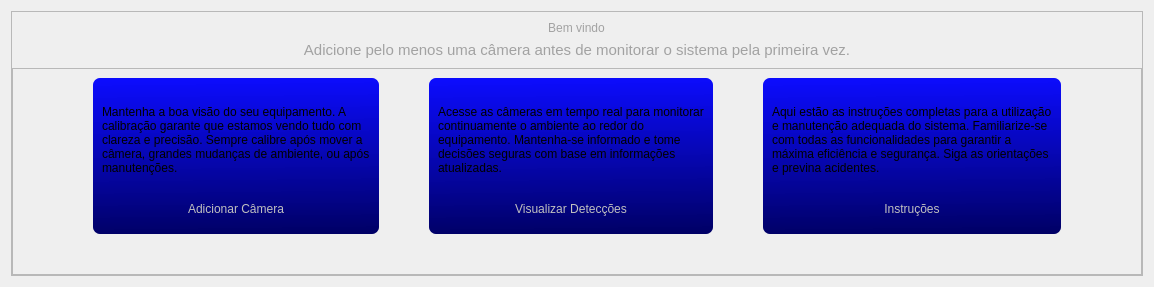
                     <widget class="QWidget" name="home">
                      <property name="styleSheet">
                       <string notr="true"/>
                      </property>
                      <layout class="QVBoxLayout" name="verticalLayout_34">
                       <item>
                        <widget class="QFrame" name="frame">
                         <property name="frameShape">
                          <enum>QFrame::StyledPanel</enum>
                         </property>
                         <property name="frameShadow">
                          <enum>QFrame::Raised</enum>
                         </property>
                         <layout class="QVBoxLayout" name="verticalLayout_24">
                          <property name="spacing">
                           <number>0</number>
                          </property>
                          <property name="leftMargin">
                           <number>0</number>
                          </property>
                          <property name="topMargin">
                           <number>0</number>
                          </property>
                          <property name="rightMargin">
                           <number>0</number>
                          </property>
                          <property name="bottomMargin">
                           <number>0</number>
                          </property>
                          <item>
                           <widget class="QFrame" name="box_top">
                            <property name="maximumSize">
                             <size>
                              <width>16777215</width>
                              <height>120</height>
                             </size>
                            </property>
                            <property name="styleSheet">
                             <string notr="true"/>
                            </property>
                            <property name="frameShape">
                             <enum>QFrame::NoFrame</enum>
                            </property>
                            <property name="frameShadow">
                             <enum>QFrame::Raised</enum>
                            </property>
                            <layout class="QVBoxLayout" name="verticalLayout_31">
                             <property name="spacing">
                              <number>0</number>
                             </property>
                             <property name="leftMargin">
                              <number>0</number>
                             </property>
                             <property name="topMargin">
                              <number>0</number>
                             </property>
                             <property name="rightMargin">
                              <number>0</number>
                             </property>
                             <property name="bottomMargin">
                              <number>0</number>
                             </property>
                             <item>
                              <widget class="QFrame" name="welcome_box">
                               <property name="styleSheet">
                                <string notr="true">background-color: none;</string>
                               </property>
                               <property name="frameShape">
                                <enum>QFrame::NoFrame</enum>
                               </property>
                               <property name="frameShadow">
                                <enum>QFrame::Raised</enum>
                               </property>
                               <layout class="QVBoxLayout" name="verticalLayout_32">
                                <item alignment="Qt::AlignHCenter">
                                 <widget class="QLabel" name="label_7">
                                  <property name="styleSheet">
                                   <string notr="true">color: rgb(162, 162, 162);
font: 36pt &quot;Segoe UI Variable Small&quot;;
background-color: none;
</string>
                                  </property>
                                  <property name="text">
                                   <string>&lt;html&gt;&lt;head/&gt;&lt;body&gt;&lt;p align=&quot;center&quot;&gt;Bem vindo&lt;/p&gt;&lt;/body&gt;&lt;/html&gt;</string>
                                  </property>
                                 </widget>
                                </item>
                                <item>
                                 <widget class="QLabel" name="label_8">
                                  <property name="styleSheet">
                                   <string notr="true">color: rgb(162, 162, 162);
font: 8pt &quot;Segoe UI Variable Small&quot;;
background-color: none;</string>
                                  </property>
                                  <property name="text">
                                   <string>&lt;html&gt;&lt;head/&gt;&lt;body&gt;&lt;p align=&quot;center&quot;&gt;&lt;span style=&quot; font-size:11pt;&quot;&gt;Adicione pelo menos uma câmera antes de monitorar o sistema pela primeira vez.&lt;/span&gt;&lt;/p&gt;&lt;/body&gt;&lt;/html&gt;</string>
                                  </property>
                                 </widget>
                                </item>
                               </layout>
                              </widget>
                             </item>
                            </layout>
                           </widget>
                          </item>
                          <item>
                           <widget class="QFrame" name="box_bottom">
                            <property name="maximumSize">
                             <size>
                              <width>16777215</width>
                              <height>400</height>
                             </size>
                            </property>
                            <property name="styleSheet">
                             <string notr="true"/>
                            </property>
                            <property name="frameShape">
                             <enum>QFrame::StyledPanel</enum>
                            </property>
                            <property name="frameShadow">
                             <enum>QFrame::Raised</enum>
                            </property>
                            <layout class="QGridLayout" name="gridLayout_2">
                             <property name="leftMargin">
                              <number>80</number>
                             </property>
                             <property name="rightMargin">
                              <number>80</number>
                             </property>
                             <property name="bottomMargin">
                              <number>40</number>
                             </property>
                             <property name="horizontalSpacing">
                              <number>50</number>
                             </property>
                             <item row="0" column="0">
                              <widget class="QFrame" name="box_calibrate">
                               <property name="minimumSize">
                                <size>
                                 <width>230</width>
                                 <height>0</height>
                                </size>
                               </property>
                               <property name="maximumSize">
                                <size>
                                 <width>400</width>
                                 <height>16777215</height>
                                </size>
                               </property>
                               <property name="styleSheet">
                                <string notr="true">QFrame{
	background-color: qlineargradient(spread:reflect, x1:0.517, y1:1, x2:0.495, y2:0, stop:0 rgba(0, 0, 102, 255), stop:1 rgba(0, 0, 255, 242));
	border-radius: 7px;
	text-align: justify;
}</string>
                               </property>
                               <property name="frameShape">
                                <enum>QFrame::NoFrame</enum>
                               </property>
                               <property name="frameShadow">
                                <enum>QFrame::Raised</enum>
                               </property>
                               <layout class="QVBoxLayout" name="verticalLayout_35">
                                <property name="spacing">
                                 <number>0</number>
                                </property>
                                <property name="leftMargin">
                                 <number>0</number>
                                </property>
                                <property name="topMargin">
                                 <number>0</number>
                                </property>
                                <property name="rightMargin">
                                 <number>0</number>
                                </property>
                                <property name="bottomMargin">
                                 <number>0</number>
                                </property>
                                <item>
                                 <widget class="QFrame" name="frame_10">
                                  <property name="maximumSize">
                                   <size>
                                    <width>16777215</width>
                                    <height>140</height>
                                   </size>
                                  </property>
                                  <property name="styleSheet">
                                   <string notr="true">background-color: none;</string>
                                  </property>
                                  <property name="frameShape">
                                   <enum>QFrame::NoFrame</enum>
                                  </property>
                                  <property name="frameShadow">
                                   <enum>QFrame::Raised</enum>
                                  </property>
                                  <layout class="QHBoxLayout" name="horizontalLayout_9">
                                   <property name="spacing">
                                    <number>0</number>
                                   </property>
                                   <property name="leftMargin">
                                    <number>2</number>
                                   </property>
                                   <property name="topMargin">
                                    <number>2</number>
                                   </property>
                                   <property name="rightMargin">
                                    <number>2</number>
                                   </property>
                                   <property name="bottomMargin">
                                    <number>2</number>
                                   </property>
                                   <item>
                                    <widget class="QLabel" name="img_calibrate">
                                     <property name="styleSheet">
                                      <string notr="true">border-radius: 7px;</string>
                                     </property>
                                     <property name="text">
                                      <string/>
                                     </property>
                                    </widget>
                                   </item>
                                  </layout>
                                 </widget>
                                </item>
                                <item>
                                 <widget class="QFrame" name="frame_13">
                                  <property name="styleSheet">
                                   <string notr="true">background-color: none;</string>
                                  </property>
                                  <property name="frameShape">
                                   <enum>QFrame::NoFrame</enum>
                                  </property>
                                  <property name="frameShadow">
                                   <enum>QFrame::Raised</enum>
                                  </property>
                                  <layout class="QVBoxLayout" name="verticalLayout_36">
                                   <item>
                                    <widget class="QLabel" name="label_9">
                                     <property name="styleSheet">
                                      <string notr="true"/>
                                     </property>
                                     <property name="text">
                                      <string>Mantenha a boa visão do seu equipamento. A calibração garante que estamos vendo tudo com clareza e precisão. Sempre calibre após mover a câmera, grandes mudanças de ambiente, ou após manutenções.</string>
                                     </property>
                                     <property name="alignment">
                                      <set>Qt::AlignLeading|Qt::AlignLeft|Qt::AlignTop</set>
                                     </property>
                                     <property name="wordWrap">
                                      <bool>true</bool>
                                     </property>
                                    </widget>
                                   </item>
                                  </layout>
                                 </widget>
                                </item>
                                <item>
                                 <widget class="QPushButton" name="btn_calibrate">
                                  <property name="minimumSize">
                                   <size>
                                    <width>0</width>
                                    <height>50</height>
                                   </size>
                                  </property>
                                  <property name="cursor">
                                   <cursorShape>PointingHandCursor</cursorShape>
                                  </property>
                                  <property name="styleSheet">
                                   <string notr="true">QPushButton {
    padding: 4px;
    border: none;
    color: #c0c0c0;
    border-radius: 7px;
    border-top-left-radius: 0px;
    border-top-right-radius: 0px;
}

QPushButton::hover{
	color: rgb(63, 63, 63);
	background-color: rgb(255, 255, 0);
}</string>
                                  </property>
                                  <property name="text">
                                   <string>Adicionar Câmera</string>
                                  </property>
                                 </widget>
                                </item>
                               </layout>
                              </widget>
                             </item>
                             <item row="0" column="1">
                              <widget class="QFrame" name="box_visualize">
                               <property name="minimumSize">
                                <size>
                                 <width>230</width>
                                 <height>0</height>
                                </size>
                               </property>
                               <property name="maximumSize">
                                <size>
                                 <width>400</width>
                                 <height>16777215</height>
                                </size>
                               </property>
                               <property name="styleSheet">
                                <string notr="true">QFrame{
	background-color: qlineargradient(spread:reflect, x1:0.517, y1:1, x2:0.495, y2:0, stop:0 rgba(0, 0, 102, 255), stop:1 rgba(0, 0, 255, 242));
	border-radius: 7px;
}</string>
                               </property>
                               <property name="frameShape">
                                <enum>QFrame::NoFrame</enum>
                               </property>
                               <property name="frameShadow">
                                <enum>QFrame::Raised</enum>
                               </property>
                               <layout class="QVBoxLayout" name="verticalLayout_37">
                                <property name="spacing">
                                 <number>0</number>
                                </property>
                                <property name="leftMargin">
                                 <number>0</number>
                                </property>
                                <property name="topMargin">
                                 <number>0</number>
                                </property>
                                <property name="rightMargin">
                                 <number>0</number>
                                </property>
                                <property name="bottomMargin">
                                 <number>0</number>
                                </property>
                                <item>
                                 <widget class="QFrame" name="frame_22">
                                  <property name="maximumSize">
                                   <size>
                                    <width>16777215</width>
                                    <height>140</height>
                                   </size>
                                  </property>
                                  <property name="styleSheet">
                                   <string notr="true">background-color: none;</string>
                                  </property>
                                  <property name="frameShape">
                                   <enum>QFrame::NoFrame</enum>
                                  </property>
                                  <property name="frameShadow">
                                   <enum>QFrame::Raised</enum>
                                  </property>
                                  <layout class="QHBoxLayout" name="horizontalLayout_12">
                                   <property name="spacing">
                                    <number>0</number>
                                   </property>
                                   <property name="leftMargin">
                                    <number>2</number>
                                   </property>
                                   <property name="topMargin">
                                    <number>2</number>
                                   </property>
                                   <property name="rightMargin">
                                    <number>2</number>
                                   </property>
                                   <property name="bottomMargin">
                                    <number>2</number>
                                   </property>
                                   <item>
                                    <widget class="QLabel" name="img_visualize">
                                     <property name="styleSheet">
                                      <string notr="true">border-radius: 7px;</string>
                                     </property>
                                     <property name="text">
                                      <string/>
                                     </property>
                                    </widget>
                                   </item>
                                  </layout>
                                 </widget>
                                </item>
                                <item>
                                 <widget class="QFrame" name="frame_23">
                                  <property name="styleSheet">
                                   <string notr="true">background-color: none;</string>
                                  </property>
                                  <property name="frameShape">
                                   <enum>QFrame::NoFrame</enum>
                                  </property>
                                  <property name="frameShadow">
                                   <enum>QFrame::Raised</enum>
                                  </property>
                                  <layout class="QVBoxLayout" name="verticalLayout_38">
                                   <item alignment="Qt::AlignTop">
                                    <widget class="QLabel" name="label_10">
                                     <property name="text">
                                      <string>Acesse as câmeras em tempo real para monitorar continuamente o ambiente ao redor do equipamento. Mantenha-se informado e tome decisões seguras com base em informações atualizadas.</string>
                                     </property>
                                     <property name="alignment">
                                      <set>Qt::AlignLeading|Qt::AlignLeft|Qt::AlignTop</set>
                                     </property>
                                     <property name="wordWrap">
                                      <bool>true</bool>
                                     </property>
                                    </widget>
                                   </item>
                                  </layout>
                                 </widget>
                                </item>
                                <item>
                                 <widget class="QPushButton" name="btn_visualize">
                                  <property name="minimumSize">
                                   <size>
                                    <width>0</width>
                                    <height>50</height>
                                   </size>
                                  </property>
                                  <property name="cursor">
                                   <cursorShape>PointingHandCursor</cursorShape>
                                  </property>
                                  <property name="styleSheet">
                                   <string notr="true">QPushButton {
    padding: 4px;
    border: none;
    color: #c0c0c0;
    border-radius: 7px;
    border-top-left-radius: 0px;
    border-top-right-radius: 0px;
}

QPushButton::hover{
	color: rgb(63, 63, 63);
	background-color: rgb(255, 255, 0);
}</string>
                                  </property>
                                  <property name="text">
                                   <string>Visualizar Detecções</string>
                                  </property>
                                 </widget>
                                </item>
                               </layout>
                              </widget>
                             </item>
                             <item row="0" column="2">
                              <widget class="QFrame" name="box_instructions">
                               <property name="minimumSize">
                                <size>
                                 <width>230</width>
                                 <height>0</height>
                                </size>
                               </property>
                               <property name="maximumSize">
                                <size>
                                 <width>400</width>
                                 <height>16777215</height>
                                </size>
                               </property>
                               <property name="styleSheet">
                                <string notr="true">QFrame{
	background-color: qlineargradient(spread:reflect, x1:0.517, y1:1, x2:0.495, y2:0, stop:0 rgba(0, 0, 102, 255), stop:1 rgba(0, 0, 255, 242));
	border-radius: 7px;
}</string>
                               </property>
                               <property name="frameShape">
                                <enum>QFrame::NoFrame</enum>
                               </property>
                               <property name="frameShadow">
                                <enum>QFrame::Raised</enum>
                               </property>
                               <layout class="QVBoxLayout" name="verticalLayout_39">
                                <property name="spacing">
                                 <number>0</number>
                                </property>
                                <property name="leftMargin">
                                 <number>0</number>
                                </property>
                                <property name="topMargin">
                                 <number>0</number>
                                </property>
                                <property name="rightMargin">
                                 <number>0</number>
                                </property>
                                <property name="bottomMargin">
                                 <number>0</number>
                                </property>
                                <item>
                                 <widget class="QFrame" name="frame_24">
                                  <property name="maximumSize">
                                   <size>
                                    <width>16777215</width>
                                    <height>140</height>
                                   </size>
                                  </property>
                                  <property name="styleSheet">
                                   <string notr="true">background-color: none;</string>
                                  </property>
                                  <property name="frameShape">
                                   <enum>QFrame::NoFrame</enum>
                                  </property>
                                  <property name="frameShadow">
                                   <enum>QFrame::Raised</enum>
                                  </property>
                                  <layout class="QHBoxLayout" name="horizontalLayout_13">
                                   <property name="spacing">
                                    <number>0</number>
                                   </property>
                                   <property name="leftMargin">
                                    <number>2</number>
                                   </property>
                                   <property name="topMargin">
                                    <number>2</number>
                                   </property>
                                   <property name="rightMargin">
                                    <number>2</number>
                                   </property>
                                   <property name="bottomMargin">
                                    <number>2</number>
                                   </property>
                                   <item>
                                    <widget class="QLabel" name="img_instructions">
                                     <property name="styleSheet">
                                      <string notr="true">border-radius: 7px;</string>
                                     </property>
                                     <property name="text">
                                      <string/>
                                     </property>
                                    </widget>
                                   </item>
                                  </layout>
                                 </widget>
                                </item>
                                <item>
                                 <widget class="QFrame" name="frame_25">
                                  <property name="styleSheet">
                                   <string notr="true">background-color: none;</string>
                                  </property>
                                  <property name="frameShape">
                                   <enum>QFrame::NoFrame</enum>
                                  </property>
                                  <property name="frameShadow">
                                   <enum>QFrame::Raised</enum>
                                  </property>
                                  <layout class="QVBoxLayout" name="verticalLayout_40">
                                   <property name="topMargin">
                                    <number>9</number>
                                   </property>
                                   <item alignment="Qt::AlignTop">
                                    <widget class="QLabel" name="label_11">
                                     <property name="text">
                                      <string>Aqui estão as instruções completas para a utilização e manutenção adequada do sistema. Familiarize-se com todas as funcionalidades para garantir a máxima eficiência e segurança. Siga as orientações e previna acidentes.</string>
                                     </property>
                                     <property name="alignment">
                                      <set>Qt::AlignLeading|Qt::AlignLeft|Qt::AlignTop</set>
                                     </property>
                                     <property name="wordWrap">
                                      <bool>true</bool>
                                     </property>
                                    </widget>
                                   </item>
                                  </layout>
                                 </widget>
                                </item>
                                <item>
                                 <widget class="QPushButton" name="btn_instructions">
                                  <property name="minimumSize">
                                   <size>
                                    <width>0</width>
                                    <height>50</height>
                                   </size>
                                  </property>
                                  <property name="cursor">
                                   <cursorShape>PointingHandCursor</cursorShape>
                                  </property>
                                  <property name="styleSheet">
                                   <string notr="true">QPushButton {
    padding: 4px;
    border: none;
    color: #c0c0c0;
    border-radius: 7px;
    border-top-left-radius: 0px;
    border-top-right-radius: 0px;
}

QPushButton::hover{
	color: rgb(63, 63, 63);
	background-color: rgb(255, 255, 0);
}</string>
                                  </property>
                                  <property name="text">
                                   <string>Instruções</string>
                                  </property>
                                 </widget>
                                </item>
                               </layout>
                              </widget>
                             </item>
                            </layout>
                           </widget>
                          </item>
                         </layout>
                        </widget>
                       </item>
                      </layout>
                     </widget>
